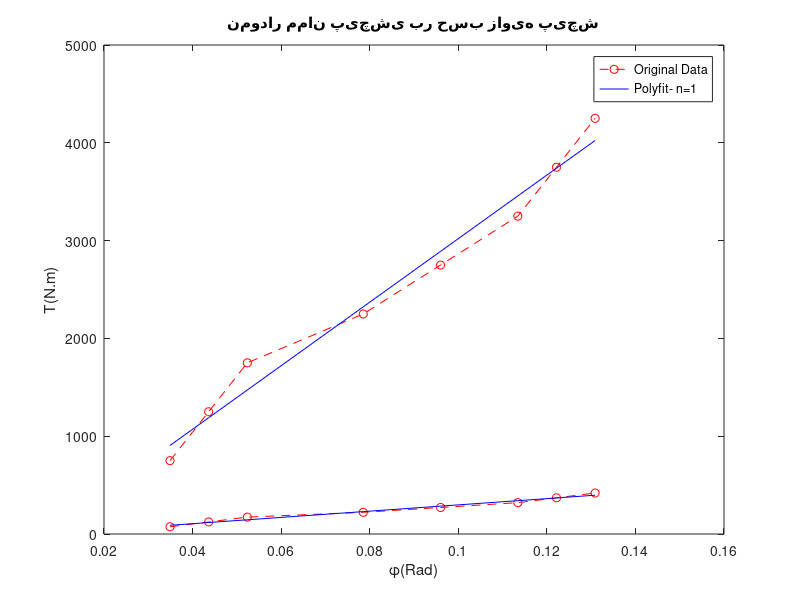

Recreate this plot in MATLAB.
%% آزمایش پیچش در حالت رفت و واحد انگلیسی
tRBr = [750
1250
1750
2250
2750
3250
3750
4250
];
RoR = [0.034906
0.043633
0.05236
0.07854
0.095993
0.113446
0.122173
0.1309
];
pRBr = polyfit(RoR , tRBr, 1);
y1RBr = polyval(pRBr,RoR);
plot(RoR,tRBr,"--or")
hold on
plot(RoR,y1RBr,"-b")
legend('Original Data', 'Polyfit- n=1')
title('نمودار ممان پیچشی بر حسب زاویه پیچش')
xlabel('φ(Rad)')
ylabel('T(Kgf.cm^2)')
%% آزمایش پیچش در حالت رفت(SI)
TRSI = [73.95
123.25
172.55
221.85
271.15
320.45
369.75
419.05
];
RoR = [0.034906
0.043633
0.05236
0.07854
0.095993
0.113446
0.122173
0.1309
];
pRSI = polyfit(RoR , TRSI, 1);
y1RSI = polyval(pRSI,RoR);
plot(RoR,TRSI,"--or")
hold on
plot(RoR,y1RSI,"-b")
legend('Original Data', 'Polyfit- n=1')
title('نمودار ممان پیچشی بر حسب زاویه پیچش')
xlabel('φ(Rad)')
ylabel('T(N.m)')
